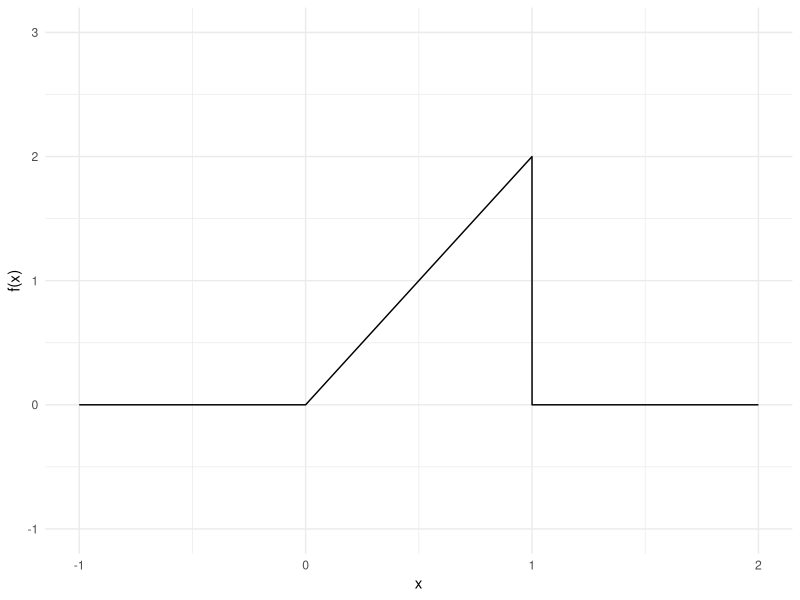
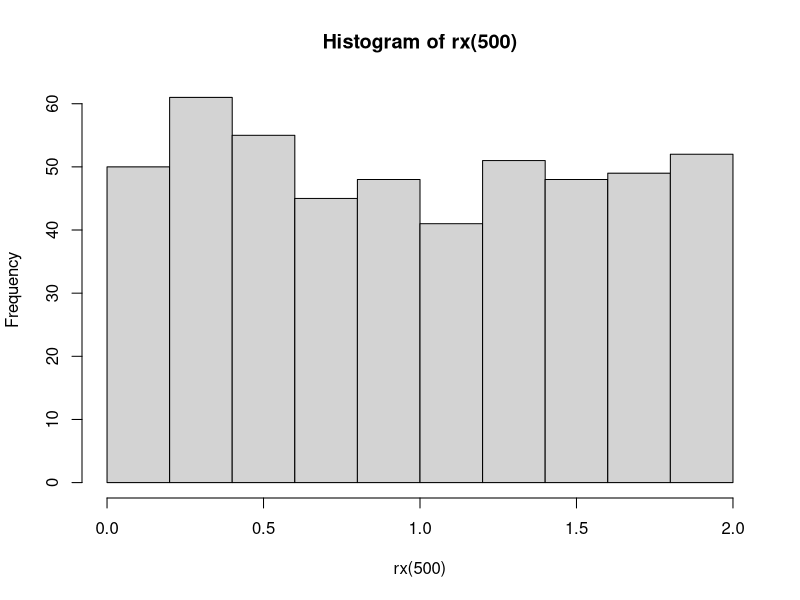
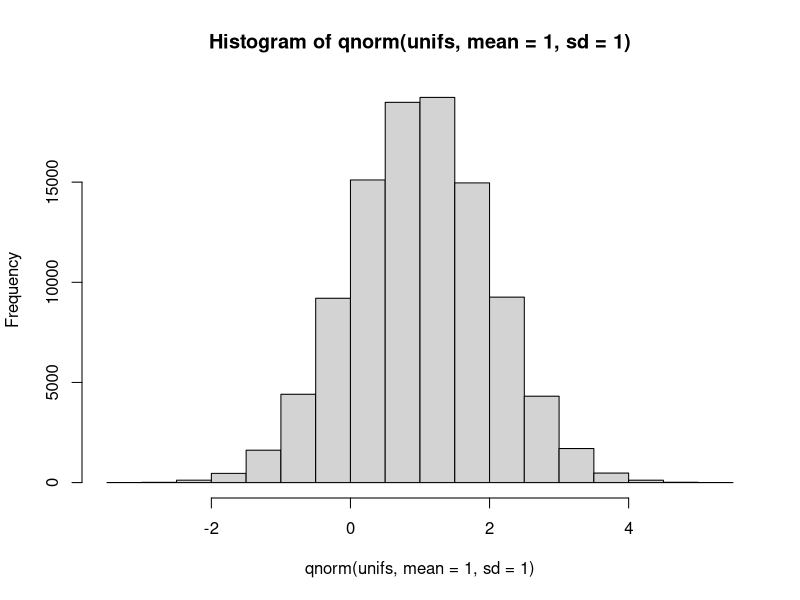
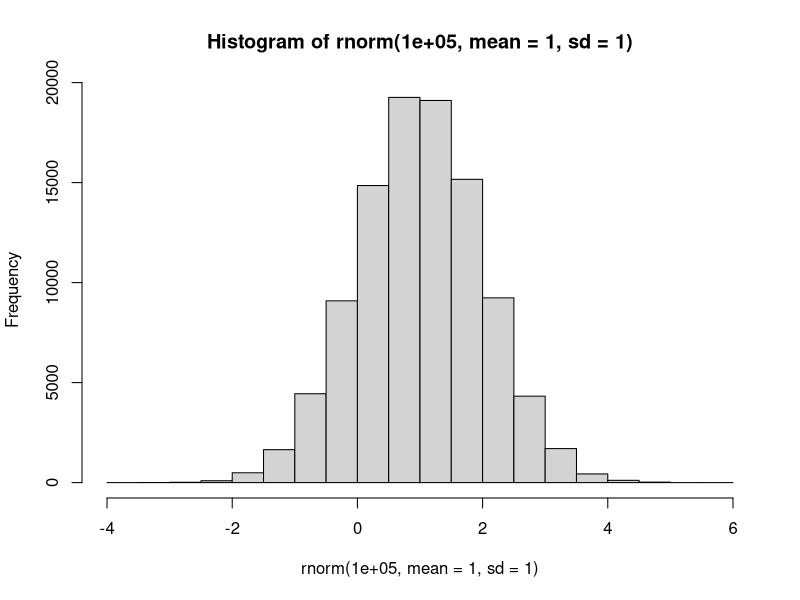

Write R code to recreate these figures, in order.
## ---- chunk 1
counter = 0
get_birthdays = function(n){
  return(sample(365, n, replace = TRUE))
}
test_birthdays = function(n , k){
  return(max(table(get_birthdays(n))) >= k)
}
birthday = function(n, k , m = 1000){
  for (i in 1:m){
    if( test_birthdays(n, k))
      counter = counter + 1
  }
  return(counter / m)
}
birthday(87, 3)
## ---- chunk 2
birthday(241, 5, 2000)
## ---- chunk 3
# here we define a *vectorized* function to evaluate the probability density
# function (pdf) of X by using pmin() and pmax(), which are vectorized
# versions of min() and max()
pdf_x <- function(x) {
  # ifelse is like a function version of an if statement.
  # We use it here to ensure that pdf_x can operate directly on vectors.
  return( ifelse( 0 <= x & x <= 1, 2*x, 0 ) )
}

library(ggplot2)

# showing the PDF in a plot
ggplot() +
  geom_function(fun = pdf_x, n = 10001) +
  theme_minimal() +
  xlim(c(-1, 2)) +
  ylim(-1, 3) +
  labs(x = "x", y = "f(x)")
## ---- chunk 4
# complete the function
rx <- function(n) {
  samp = rep(0,n)
  for( i in 1:n){
    x <- runif(1)
    samp[i] = ifelse( 0 <= x & x <= 1, 2*x, 0 )
  }
  return(samp)
}



hist(rx(500))
## ---- chunk 5
# reset Rmarkdown print width for readability.
options(repr.plot.width=7)

# generate a bunch of Unif(0,1) RVs.
unifs <- runif(1e5)

# Apply the built-in inverse CDF function using qnorm
# that is, this is computing F_X^{-1}(U).
x.normal.mc = qnorm(unifs,mean=1,sd=1)

# plot results
hist(qnorm(unifs,mean=1,sd=1))
hist(rnorm(1e5,mean=1,sd=1))
## ---- chunk 6
tester = function(){
  return(sum(sample(10, 7, replace = FALSE)) == sum(1:7))
}
NMC = 10000
counter = 0
trial = function(){
  for (i in 1:NMC){
    if( tester()){
      counter = counter = 1
    }
  }
  return(counter/NMC)
}
trial()
